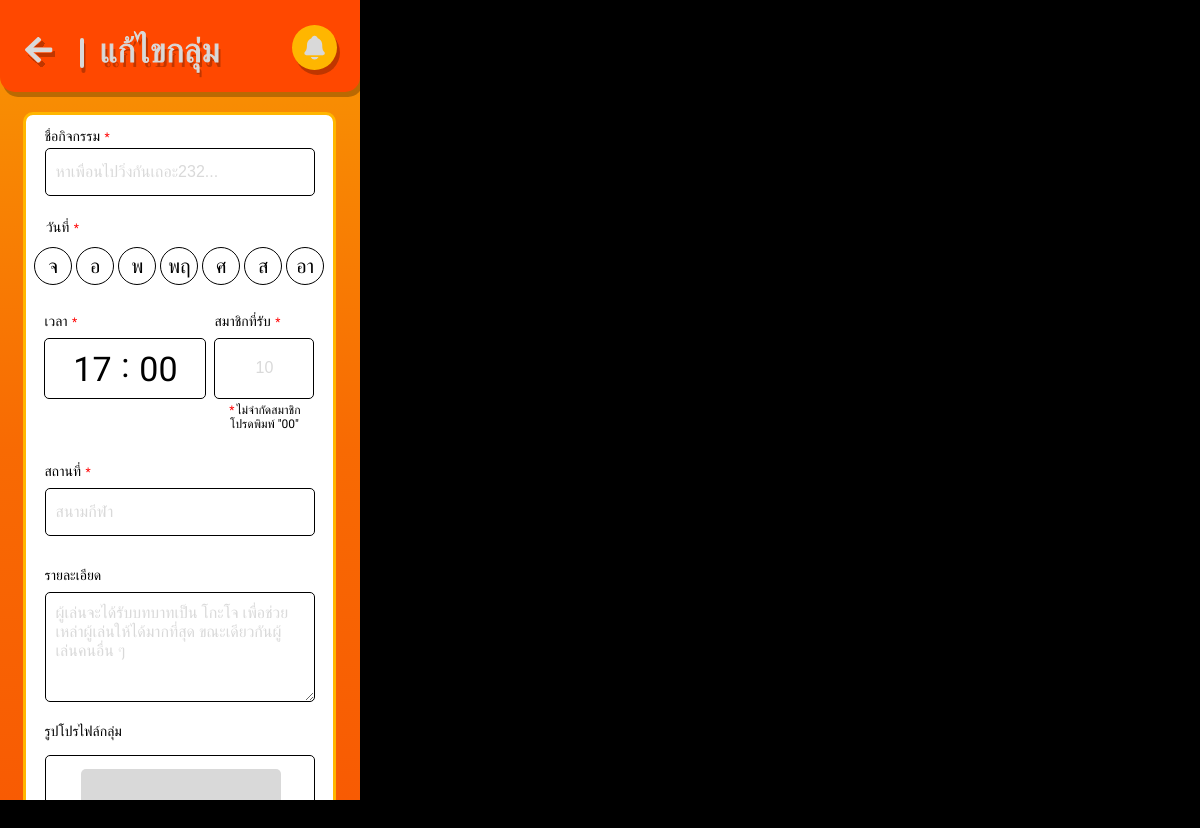
The app's page /php/hobbyEditAboutGroup.php?hID=h022410-001 with its own data.
### tables this page shows
CREATE TABLE `hobby_db` (
  `hID` varchar(255) NOT NULL,
  `type` varchar(255) NOT NULL,
  `activityName` text NOT NULL,
  `date[]` varchar(255) NOT NULL,
  `time` time NOT NULL,
  `memberCount` int(11) NOT NULL DEFAULT 1,
  `memberMax` int(11) DEFAULT NULL,
  `member` varchar(255) NOT NULL,
  `request` varchar(255) NOT NULL,
  `location` varchar(255) NOT NULL,
  `detail` text DEFAULT NULL,
  `image` text DEFAULT NULL,
  `tag` varchar(255) DEFAULT NULL,
  `createBy` int(8) NOT NULL COMMENT 'uID',
  `timeCreate` time NOT NULL,
  `dateCreate` date NOT NULL,
  `header` int(8) NOT NULL COMMENT 'หัวหน้ากลุ่ม(uID)',
  `timeUpdate` time NOT NULL,
  `dateUpdate` date NOT NULL,
  `status` int(1) NOT NULL DEFAULT 1 COMMENT 'สถานะโพสต์'
);

### php/hobbyEditAboutGroup.php (the view, shortened to what this page needs)
<?php
  include("../config/con_db.php");
  if(isset($_GET['hID'])){
    $hID = $_GET['hID'];
    $sql_hobby_db = "SELECT * FROM hobby_db WHERE hID = '$hID'";
    $result_hobby_db = $con->query($sql_hobby_db);
    $row = $result_hobby_db->fetch_assoc();
    $activityName = $row['activityName'];
    $location = $row['location'];
    $memberMax = $row['memberMax'];
    $detail = $row['detail'];
    }
?>
<!DOCTYPE html>
<html>
  <head>
    <link rel="stylesheet" href="../css/globalTEST.css" />
    <link rel="stylesheet" href="../css/hobbyEdit.css" />
  </head>
  <body>
    <div class="background">
    <link rel="stylesheet" href="../css/HEADER.css" />
      <?php
        include '../php/header.php';
      ?>
<form action="hobbyEditPost_db.php" method="post" enctype="multipart/form-data">
      <div class="main-frame">
        <div class="frame-child"></div>
        <div class="hobby-name">
          <label for="ActivityName" class="name">ชื่อกิจกรรม <a class="star">*<a></label>
          <input type="text" class="first2 textfields-child" name="activityName" placeholder="<?php echo $activityName ?>" maxlength="27"></input>
        </div>
        <div class="day-select">
            <div class="textfields">
              <div class="div2">วันที่ <a class="star">*<a></div>
            </div>
          <div class="frame-div">
            <div class="ellipse-parent">
              <div class="group-inner"></div>
              <label class="div3" onclick="toggleBackground(this)" data-day="0">จ
              </label>
            </div>
            <div class="ellipse-parent">
              <div class="group-inner"></div>
              <label class="div3" onclick="toggleBackground(this)" data-day="1">อ
              </label>
            </div>
            <div class="ellipse-parent">
              <div class="group-inner"></div>
              <label class="div3" onclick="toggleBackground(this)" data-day="2">พ
              </label>
            </div>
            <div class="ellipse-parent">
              <div class="group-inner"></div>
              <label class="div3" onclick="toggleBackground(this)" data-day="3">พฤ
              </label>
            </div>
            <div class="ellipse-parent">
              <div class="group-inner"></div>
              <label class="div3" onclick="toggleBackground(this)" data-day="4">ศ
              </label>
            </div>
            <div class="ellipse-parent">
              <div class="group-inner"></div>
              <label class="div3" onclick="toggleBackground(this)" data-day="5">ส
              </label>
            </div>
            <div class="ellipse-parent">
              <div class="group-inner"></div>
              <label class="div3" onclick="toggleBackground(this)" data-day="6">อา
              </label>
            </div>
          </div>
        </div>
        <div class="time-member">
          <div class="textfields-parent">
            <div class="textfields1">
              <div class="name">เวลา <a class="star">*</a></div>
              <div class="textfields-child">
                      <link rel="stylesheet" href="../css/time.css" />
                      <?php
                        include '../php/assets/time.php';
                      ?>
              </div>
            </div>
          </div>
            <div class="member">
              <div class="name">สมาชิกที่รับ <a class="star">*</a></div>
              <input type="text" class="first2 textfields-child" name="memberMax" placeholder="<?php echo $memberMax ?>" maxlength="2"></input>
            </div>
            <div class="requairment">
              <div class="name"><a class="star">*</a> ไม่จำกัดสมาชิก<br>โปรดพิมพ์ "00"</div>
            </div>
        </div>
        <div class="location">
          <label for="location" class="name">สถานที่ <a class="star">*</a></label>
          <input type="text" class="first2 textfields-child" name="location" placeholder="<?php echo $location ?>"></input>
        </div>
        <div class="detail">
          <label for="detail" class="name">รายละเอียด</label>
          <textarea class="detail-text textfields-child" name="detail" placeholder="<?php echo $detail ?>"></textarea>
        </div>
        <div class="PicUpload-frame">
          <label for="PicProfileGroup" class="div12">รูปโปรไฟล์กลุ่ม</label>
          <label class="group-child8">
            <div class="PicUpload">
            </div>
          </label>
        </div>
</form>
    </div>
  </body>
</html>

### css/globalTEST.css (style rules this page uses)
body { margin: 0 auto; line-height: normal; background: #000000; }
.background { position: relative; background-color: var(--basecolor-white); width: 360px; height: 800px; overflow-y: auto; text-align: left; font-size: var(--h4-size); font-family: var(--h4); background: #fff; }
:root { --h4: Roboto; --subtitle-1: Roboto; --subtitle-2: Roboto; --font-size-smi: 13px; --body-2-size: 16px; --caption-size: 14px; --overline-size: 10px; --h6-size: 20px; --h5-size: 24px; --h4-size: 34px; --h3-size: 48px; --h2-size: 60px; --h1-size: 96px; --font-size-xs: 12px; --subtitle-1-size: 16px; --subtitle-2-size: 14px; --basecolor-white: #fff; --color-gray-100: rgba(255, 255, 255, 0); --color-gray-200: rgba(0, 0, 0, 0); --neutrals1: #d9d9d9; --neutrals2: #000; --accent: #ffb600; --color-orange-100: rgba(255, 182, 0, 0); --primary: #ff4800; --color-black: #000; --color-gainsboro: #d9d9d9; --error: #ff0101; --color-orange: #ffb600; --secordary: #ff8500; --success: #7cb518; --br-xl: 20px; --br-mini: 15px; --br-8xs: 5px; --br-5xs: 8px; --br-11xl: 30px; --br-6xl: 25px; --padding-2xs: 11px; --padding-lg: 18px; }

### records on screen
hobby_db: activityName "หาเพื่อนไปวิ่งกันเถอะ232...", memberMax "10", location "สนามกีฬา", detail "ผู้เล่นจะได้รับบทบาทเป็น โกะโจ เพื่อช่วยเหล่าผู้เล่นให้ได้มากที่สุด ขณะเดียวกันผู้เล่นคนอื่น ๆ"
